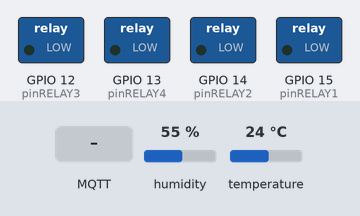
Recording of a sketch running on a simulated ESP8266 (NodeMCU). Shown: switched loads named in the sketch (green lamp = pin HIGH). Inputs (shaded band) come from the test bench; at power-on: humidity 55 %, temperature 24 °C. WiFi joins after 1.5 s; servers stay silent unless stated; no MQTT or app messages arrive unless stated; what the sketch prints to the serial monitor is not drawn.

Above: at 3.7 s.
3.8 s: MQTT message "HIGH" arrives on the first subscribed topic
At 5.0 s:
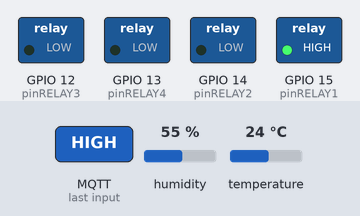
5.3 s: MQTT message "HIGH" arrives on the second subscribed topic
At 6.2 s:
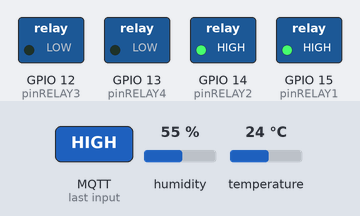
6.8 s: MQTT message "HIGH" arrives on the third subscribed topic
At 7.3 s:
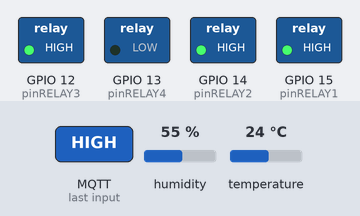
8.3 s: MQTT message "LOW" arrives on the first subscribed topic
At 9.5 s:
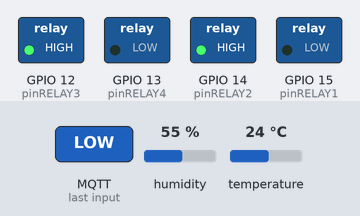
9.8 s: MQTT message "LOW" arrives on the second subscribed topic
At 10.8 s:
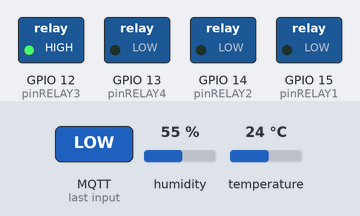
11.3 s: MQTT message "LOW" arrives on the third subscribed topic
At 12.0 s:
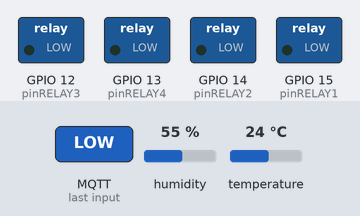
Timing chart, 0 to 13.8 s (numbered marks = the images above; inputs shaded):
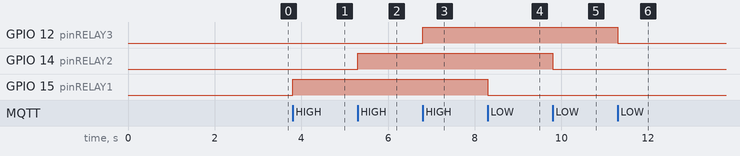

The sketch:

Wifi_MQTT_TechDays.ino
```cpp
#include <ESP8266WiFi.h>
#include <WiFiClient.h>
#include <PubSubClient.h>
#include <ESP8266WebServer.h>
#include <IRremoteESP8266.h>
#include <DHT.h>

const char* idESP8266= "ESP8266Client1";

/**
 * Flags Pins
 */
const boolean flagRELAY1 = true;
const boolean flagRELAY2 = true;
const boolean flagRELAY3 = true;
const boolean flagRELAY4 = true;

const boolean flagTEMP = true;
const boolean flagHUM = true;

/**
 * Configurações de Pins
 */
const int pinRELAY1 = 15;
const int pinRELAY2 = 14;
const int pinRELAY3 = 12;
const int pinRELAY4 = 13;

const int pinHum = A0;

/*
 * Configurações da Temperatura
 */
#define DHTPIN  2
#define DHTTYPE DHT22
DHT dht(DHTPIN, DHTTYPE, 11);

/**
 * Configurações de Rede
 */
const char* ssid = "agricultura";
const char* password = "Password!23";

//IPAddress local_ip(192, 168, 0, 11);
//IPAddress gateway(192, 168, 0, 1);
//IPAddress subnet(255, 255, 255, 0);

/**
 * Configurações de MQTT
 */
const char* mqtt_server = "192.168.0.10";
WiFiClient espClient;
PubSubClient client(espClient);
char msg[50];

/**
 * Tempos de Atualização
 */
long lastTemp = 0;
long lastHum = 0;

/**
 * Chars Result
 */
char resultRelay1[200];
char resultRelay2[200];
char resultRelay3[200];
char resultRelay4[200];

char resultTemp[200];
char resultHum[200];

/**
 * Variaveis
*/
float temp;
int hum;


/**
 * Setup
 */
void setup() {
  delay(1000);
  Serial.begin(115200);

  Serial.print("Configuring access point...");
  if(flagRELAY1){
    pinMode(pinRELAY1, OUTPUT);
  }
  if(flagRELAY2){
    pinMode(pinRELAY2, OUTPUT);
  }
  if(flagRELAY3){
    pinMode(pinRELAY3, OUTPUT);
  }
  if(flagRELAY4){
    pinMode(pinRELAY4, OUTPUT);
  }

  if(flagHUM){
    pinMode(pinHum, INPUT);
  }

  setup_WIFI();
  setup_MQTT();
}

/**
 * Loop
 */
void loop() {
  if (!client.connected()) {
    reconnect();
  }
  client.loop();

  if(flagTEMP){
    mqttTemp(resultTemp);
  }

  if(flagHUM){
    mqttHum(resultHum);
  }
}

/************************************ WIFI ************************************/

/**
 * Setup WIFI
 */
void setup_WIFI() {
  delay(10);

  Serial.print("Connecting to ");
  Serial.println(ssid);

  WiFi.begin(ssid, password);

  //WiFi.config(local_ip, gateway, subnet);

  while (WiFi.status() != WL_CONNECTED) {
    delay(500);
    Serial.print(".");
  }

  IPAddress myIP = WiFi.localIP();


  Serial.println("WiFi connected");
  Serial.println("IP address: ");
  Serial.println(myIP);
}

/**
 * Relay
 * @param      {char*}   result
 */
void Relay(String code, char* result, String topic) {

  if (code =="HIGH") {
    if(flagRELAY1 && topic == "ESP8266_Relay1_send") {
      digitalWrite ( pinRELAY1, HIGH);
    } else if(flagRELAY2 && topic == "ESP8266_Relay2_send") {
      digitalWrite ( pinRELAY2, HIGH);
    } else if(flagRELAY3 && topic == "ESP8266_Relay3_send") {
      digitalWrite ( pinRELAY3, HIGH);
    } else if(flagRELAY4 && topic == "ESP8266_Relay4_send") {
      digitalWrite ( pinRELAY4, HIGH);
    }

    snprintf(result, 200, "{\"relay\": HIGH}");
  } else if (code == "LOW") {
    if(flagRELAY1 && topic == "ESP8266_Relay1_send") {
      digitalWrite ( pinRELAY1, LOW);
    } else if(flagRELAY2 && topic == "ESP8266_Relay2_send") {
      digitalWrite ( pinRELAY2, LOW);
    } else if(flagRELAY3 && topic == "ESP8266_Relay3_send") {
      digitalWrite ( pinRELAY3, LOW);
    } else if(flagRELAY4 && topic == "ESP8266_Relay4_send") {
      digitalWrite ( pinRELAY4, LOW);
    }
    snprintf(result, 200, "{\"relay\": LOW}");
  }
}

/**
 * Temp
 * @param      {char*}   result
 */
void Temp(char* result) {
  hum = dht.readHumidity();
  temp = dht.readTemperature();

  snprintf(result, 200, "{\"hum\": %d.%d, \"temp\": %d.%d}", (int)hum, (int)((hum - (int)hum) * 100), (int)temp, (int)((temp - (int)temp) * 100));
}

/**
 * Hum
 * @param      {char*}   result
 */
void Hum(char* result) {
  int moistureValue = analogRead(pinHum);
  if(moistureValue<250) moistureValue=250;
  if(moistureValue>750) moistureValue=750;
  //Serial.print("moistureValue: ");
  //Serial.println(moistureValue);
  hum = 100-(((moistureValue-250))*100/500);

  //Serial.print("hum: ");
  //Serial.println(hum);
  snprintf(result, 200, "{\"hum\": %d}", (int)hum);
}

/************************************ MQTT ************************************/
/**
 * Setup MQTT
 */
void setup_MQTT() {
  client.setServer(mqtt_server, 1883);
  client.setCallback(callback);
}

/**
 * Callback MQTT
 */
void callback(char* top, byte* payload, unsigned int length) {
  String topic = top;
  String message;

  Serial.print("Message arrived [");
  Serial.print(topic);
  Serial.print("] ");
  for (int i = 0; i < length; i++) {
    message += (char)payload[i];
  }
  if  (flagRELAY1 && topic == "ESP8266_Relay1_send"){
    mqttRelay(message, resultRelay1, topic);
  } else if(flagRELAY2 && topic == "ESP8266_Relay2_send"){
    mqttRelay(message, resultRelay2, topic);
  } else if(flagRELAY3 && topic == "ESP8266_Relay3_send"){
    mqttRelay(message, resultRelay3, topic);
  } else if(flagRELAY4 && topic == "ESP8266_Relay4_send"){
    mqttRelay(message, resultRelay4, topic);
  }
}

/**
 * Reconnect
 */
void reconnect() {
  while (!client.connected()) {
    Serial.print("Attempting MQTT connection...");
    if (client.connect(idESP8266)) {
      Serial.println("connected");

      if(flagRELAY1){
        client.subscribe("ESP8266_Relay1_send");
      }
      if(flagRELAY2){
        client.subscribe("ESP8266_Relay2_send");
      }
      if(flagRELAY3){
        client.subscribe("ESP8266_Relay3_send");
      }
      if(flagRELAY4){
        client.subscribe("ESP8266_Relay4_send");
      }

    } else {
      Serial.print("failed, rc=");
      Serial.print(client.state());
      Serial.println(" try again in 5 seconds");
      delay(5000);
    }
  }
}

/**
 * mqttRelay
 */
void mqttRelay(String code, char* result, String topic) {
  Relay(code, result, topic);
  if (flagRELAY1 && topic == "ESP8266_Relay1_send"){
    client.publish("ESP8266_Relay1", result);
  }else if(flagRELAY2 && topic == "ESP8266_Relay2_send"){
    client.publish("ESP8266_Relay2", result);
  }else if(flagRELAY3 && topic == "ESP8266_Relay3_send"){
    client.publish("ESP8266_Relay3", result);
  }else if(flagRELAY4 && topic == "ESP8266_Relay4_send"){
    client.publish("ESP8266_Relay4", result);
  }
}

/**
 * mqttTemp
 */
void mqttTemp(char* result) {
  long now = millis();
  if (now - lastTemp > 10000) {
    lastTemp = now;
    Temp(result);
    client.publish("ESP8266_Temp", result);
  }
}

/**
 * mqttHum
 */
void mqttHum(char* result) {
  long now = millis();
  if (now - lastHum > 10000) {
    lastHum = now;
    Hum(result);
    client.publish("ESP8266_Hum", result);
  }
}
```

Measured:
- after the input at 3.8 s, GPIO 15 (pinRELAY1): LOW → HIGH at once
- after the input at 5.3 s, GPIO 14 (pinRELAY2): LOW → HIGH at once
- after the input at 6.8 s, GPIO 12 (pinRELAY3): LOW → HIGH at once
- after the input at 8.3 s, GPIO 15 (pinRELAY1): HIGH → LOW at once
- after the input at 9.8 s, GPIO 14 (pinRELAY2): HIGH → LOW at once
- after the input at 11.3 s, GPIO 12 (pinRELAY3): HIGH → LOW at once
